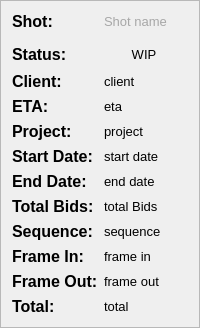
                                   <widget class="QFrame" name="frame_7">
                                    <property name="minimumSize">
                                     <size>
                                      <width>150</width>
                                      <height>0</height>
                                     </size>
                                    </property>
                                    <property name="maximumSize">
                                     <size>
                                      <width>250</width>
                                      <height>16777215</height>
                                     </size>
                                    </property>
                                    <property name="frameShape">
                                     <enum>QFrame::StyledPanel</enum>
                                    </property>
                                    <property name="frameShadow">
                                     <enum>QFrame::Raised</enum>
                                    </property>
                                    <layout class="QFormLayout" name="formLayout_2">
                                     <item row="0" column="0">
                                      <widget class="QLabel" name="label_17">
                                       <property name="font">
                                        <font>
                                         <family>Segoe UI</family>
                                         <pointsize>12</pointsize>
                                         <weight>75</weight>
                                         <bold>true</bold>
                                        </font>
                                       </property>
                                       <property name="text">
                                        <string>Shot:</string>
                                       </property>
                                      </widget>
                                     </item>
                                     <item row="0" column="1">
                                      <widget class="QLabel" name="shotName_lbl">
                                       <property name="font">
                                        <font>
                                         <pointsize>10</pointsize>
                                        </font>
                                       </property>
                                       <property name="styleSheet">
                                        <string notr="true">QLabel{
	color: rgb(167, 167, 167);
}</string>
                                       </property>
                                       <property name="text">
                                        <string>Shot name</string>
                                       </property>
                                      </widget>
                                     </item>
                                     <item row="1" column="1">
                                      <widget class="Line" name="line_7">
                                       <property name="maximumSize">
                                        <size>
                                         <width>1</width>
                                         <height>16777215</height>
                                        </size>
                                       </property>
                                       <property name="font">
                                        <font>
                                         <pointsize>11</pointsize>
                                        </font>
                                       </property>
                                       <property name="styleSheet">
                                        <string notr="true">background-color: rgb(45, 51, 63);</string>
                                       </property>
                                       <property name="orientation">
                                        <enum>Qt::Vertical</enum>
                                       </property>
                                      </widget>
                                     </item>
                                     <item row="2" column="0">
                                      <widget class="QLabel" name="label_22">
                                       <property name="font">
                                        <font>
                                         <family>Segoe UI</family>
                                         <pointsize>12</pointsize>
                                         <weight>75</weight>
                                         <bold>true</bold>
                                        </font>
                                       </property>
                                       <property name="text">
                                        <string>Status:</string>
                                       </property>
                                      </widget>
                                     </item>
                                     <item row="2" column="1">
                                      <widget class="QPushButton" name="status_btn">
                                       <property name="sizePolicy">
                                        <sizepolicy hsizetype="Fixed" vsizetype="Fixed">
                                         <horstretch>0</horstretch>
                                         <verstretch>0</verstretch>
                                        </sizepolicy>
                                       </property>
                                       <property name="font">
                                        <font>
                                         <family>MS Shell Dlg 2</family>
                                         <pointsize>10</pointsize>
                                         <weight>50</weight>
                                         <bold>false</bold>
                                        </font>
                                       </property>
                                       <property name="layoutDirection">
                                        <enum>Qt::LeftToRight</enum>
                                       </property>
                                       <property name="text">
                                        <string>WIP</string>
                                       </property>
                                       <property name="flat">
                                        <bool>true</bool>
                                       </property>
                                      </widget>
                                     </item>
                                     <item row="4" column="0">
                                      <widget class="QLabel" name="label_23">
                                       <property name="font">
                                        <font>
                                         <family>Segoe UI</family>
                                         <pointsize>12</pointsize>
                                         <weight>75</weight>
                                         <bold>true</bold>
                                        </font>
                                       </property>
                                       <property name="text">
                                        <string>Client:</string>
                                       </property>
                                      </widget>
                                     </item>
                                     <item row="4" column="1">
                                      <widget class="QLabel" name="clientName_lbl">
                                       <property name="font">
                                        <font>
                                         <pointsize>10</pointsize>
                                        </font>
                                       </property>
                                       <property name="text">
                                        <string>client</string>
                                       </property>
                                      </widget>
                                     </item>
                                     <item row="6" column="0">
                                      <widget class="QLabel" name="label_27">
                                       <property name="font">
                                        <font>
                                         <family>Segoe UI</family>
                                         <pointsize>12</pointsize>
                                         <weight>75</weight>
                                         <bold>true</bold>
                                        </font>
                                       </property>
                                       <property name="cursor">
                                        <cursorShape>ArrowCursor</cursorShape>
                                       </property>
                                       <property name="text">
                                        <string>ETA:</string>
                                       </property>
                                      </widget>
                                     </item>
                                     <item row="6" column="1">
                                      <widget class="QLabel" name="eta_lbl">
                                       <property name="font">
                                        <font>
                                         <pointsize>10</pointsize>
                                        </font>
                                       </property>
                                       <property name="text">
                                        <string>eta</string>
                                       </property>
                                      </widget>
                                     </item>
                                     <item row="8" column="0">
                                      <widget class="QLabel" name="label_29">
                                       <property name="font">
                                        <font>
                                         <family>Segoe UI</family>
                                         <pointsize>12</pointsize>
                                         <weight>75</weight>
                                         <bold>true</bold>
                                        </font>
                                       </property>
                                       <property name="text">
                                        <string>Project:</string>
                                       </property>
                                      </widget>
                                     </item>
                                     <item row="8" column="1">
                                      <widget class="QLabel" name="projectName_lbl">
                                       <property name="font">
                                        <font>
                                         <pointsize>10</pointsize>
                                        </font>
                                       </property>
                                       <property name="text">
                                        <string>project</string>
                                       </property>
                                      </widget>
                                     </item>
                                     <item row="10" column="0">
                                      <widget class="QLabel" name="label_30">
                                       <property name="font">
                                        <font>
                                         <family>Segoe UI</family>
                                         <pointsize>12</pointsize>
                                         <weight>75</weight>
                                         <bold>true</bold>
                                        </font>
                                       </property>
                                       <property name="text">
                                        <string>Start Date:</string>
                                       </property>
                                      </widget>
                                     </item>
                                     <item row="10" column="1">
                                      <widget class="QLabel" name="startDate_lbl">
                                       <property name="font">
                                        <font>
                                         <pointsize>10</pointsize>
                                        </font>
                                       </property>
                                       <property name="text">
                                        <string>start date       </string>
                                       </property>
                                      </widget>
                                     </item>
                                     <item row="12" column="0">
                                      <widget class="QLabel" name="label_31">
                                       <property name="font">
                                        <font>
                                         <family>Segoe UI</family>
                                         <pointsize>12</pointsize>
                                         <weight>75</weight>
                                         <bold>true</bold>
                                        </font>
                                       </property>
                                       <property name="text">
                                        <string>End Date:</string>
                                       </property>
                                      </widget>
                                     </item>
                                     <item row="12" column="1">
                                      <widget class="QLabel" name="endDate_lbl">
                                       <property name="font">
                                        <font>
                                         <pointsize>10</pointsize>
                                        </font>
                                       </property>
                                       <property name="text">
                                        <string>end date</string>
                                       </property>
                                      </widget>
                                     </item>
                                     <item row="14" column="0">
                                      <widget class="QLabel" name="label_33">
                                       <property name="font">
                                        <font>
                                         <family>Segoe UI</family>
                                         <pointsize>12</pointsize>
                                         <weight>75</weight>
                                         <bold>true</bold>
                                        </font>
                                       </property>
                                       <property name="text">
                                        <string>Total Bids:</string>
                                       </property>
                                      </widget>
                                     </item>
                                     <item row="14" column="1">
                                      <widget class="QLabel" name="totalBids_lbl">
                                       <property name="font">
                                        <font>
                                         <pointsize>10</pointsize>
                                        </font>
                                       </property>
                                       <property name="text">
                                        <string>total Bids</string>
                                       </property>
                                      </widget>
                                     </item>
                                     <item row="16" column="0">
                                      <widget class="QLabel" name="label_34">
                                       <property name="font">
                                        <font>
                                         <family>Segoe UI</family>
                                         <pointsize>12</pointsize>
                                         <weight>75</weight>
                                         <bold>true</bold>
                                        </font>
                                       </property>
                                       <property name="text">
                                        <string>Sequence:</string>
                                       </property>
                                      </widget>
                                     </item>
                                     <item row="16" column="1">
                                      <widget class="QLabel" name="seqName_lbl">
                                       <property name="font">
                                        <font>
                                         <pointsize>10</pointsize>
                                        </font>
                                       </property>
                                       <property name="text">
                                        <string>sequence</string>
                                       </property>
                                      </widget>
                                     </item>
                                     <item row="18" column="0">
                                      <widget class="QLabel" name="label_35">
                                       <property name="font">
                                        <font>
                                         <family>Segoe UI</family>
                                         <pointsize>12</pointsize>
                                         <weight>75</weight>
                                         <italic>false</italic>
                                         <bold>true</bold>
                                        </font>
                                       </property>
                                       <property name="text">
                                        <string>Frame In:</string>
                                       </property>
                                      </widget>
                                     </item>
                                     <item row="18" column="1">
                                      <widget class="QLabel" name="frameIn_lbl">
                                       <property name="font">
                                        <font>
                                         <pointsize>10</pointsize>
                                        </font>
                                       </property>
                                       <property name="text">
                                        <string>frame in</string>
                                       </property>
                                      </widget>
                                     </item>
                                     <item row="20" column="0">
                                      <widget class="QLabel" name="label_36">
                                       <property name="font">
                                        <font>
                                         <family>Segoe UI</family>
                                         <pointsize>12</pointsize>
                                         <weight>75</weight>
                                         <bold>true</bold>
                                        </font>
                                       </property>
                                       <property name="text">
                                        <string>Frame Out:</string>
                                       </property>
                                      </widget>
                                     </item>
                                     <item row="20" column="1">
                                      <widget class="QLabel" name="frameOut_lbl">
                                       <property name="font">
                                        <font>
                                         <pointsize>10</pointsize>
                                        </font>
                                       </property>
                                       <property name="text">
                                        <string>frame out</string>
                                       </property>
                                      </widget>
                                     </item>
                                     <item row="22" column="0">
                                      <widget class="QLabel" name="label_38">
                                       <property name="font">
                                        <font>
                                         <family>Segoe UI</family>
                                         <pointsize>12</pointsize>
                                         <weight>75</weight>
                                         <bold>true</bold>
                                        </font>
                                       </property>
                                       <property name="text">
                                        <string>Total:</string>
                                       </property>
                                      </widget>
                                     </item>
                                     <item row="22" column="1">
                                      <widget class="QLabel" name="totalFrames_lbl">
                                       <property name="font">
                                        <font>
                                         <pointsize>10</pointsize>
                                        </font>
                                       </property>
                                       <property name="text">
                                        <string>total</string>
                                       </property>
                                      </widget>
                                     </item>
                                    </layout>
                                   </widget>
